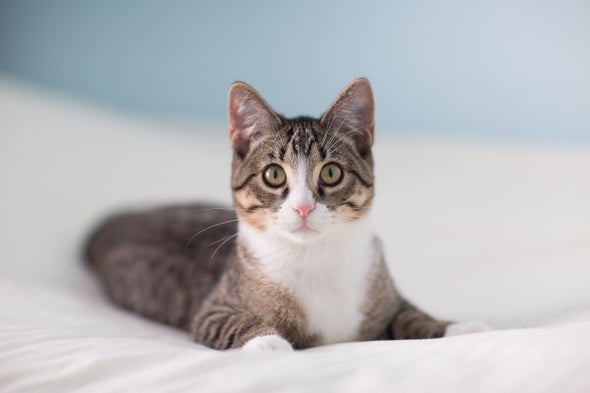
#> input picture images/cat.jpg, 590 x 393 px
$ jupyter execute image_approximation_svd.ipynb   (shell and % lines are left out)
#> lines starting #> are read from the running program, lines starting #| are printed output that depends on the picture
source: https://towardsdatascience.com/understanding-singular-value-decomposition-and-its-application-in-data-science-388a54be95d

[cell 1]
import cv2
import matplotlib.pyplot as plt
import numpy as np
import numpy.linalg as la

##### Reading the Image as grayscale to get rid of the channels

[cell 2]
cat_img = cv2.imread("images/cat.jpg", cv2.IMREAD_GRAYSCALE)
#> cat_img: shape (393, 590); min 1, max 255, mean 183.5

[cell 3]
cat_img.shape
#> Out = (393, 590)

[cell 4]
m, n = cat_img.shape
#> m = 393; n = 590

[cell 5]
plt.imshow(cat_img, cmap='gray')

### Singular Value Decomposition

[cell 6]
U, s, VT = la.svd(cat_img)
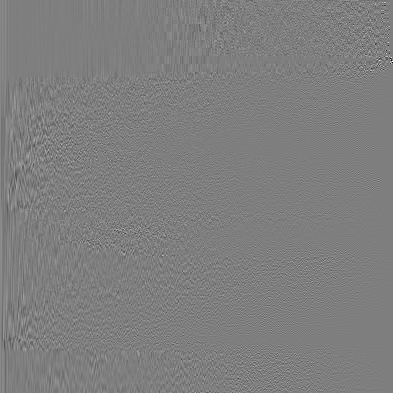
#> U: shape (393, 393) float64; min -0.704, max 0.71, mean 0.000139; drawn with min black and max white
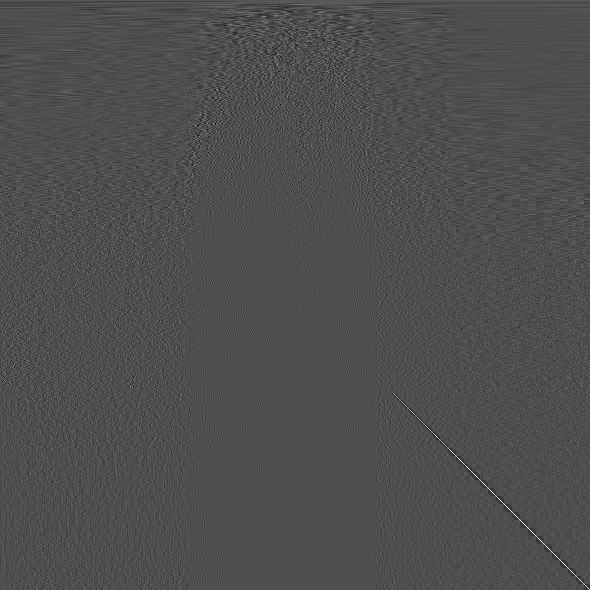
#> VT: shape (590, 590) float64; min -0.36, max 0.807, mean 6.95e-05; drawn with min black and max white
#> s = 393 values, max 89402 at index 0, min 8.85e-12 at index 390, mean 427.1

[cell 7]
print("Left Singular Vectors Matrix: ", U.shape)
#| Left Singular Vectors Matrix:  (393, 393)
print("Singular Values", s.shape)
#| Singular Values (393,)
print("Right Singular Vectors Matrix", VT.shape)
#| Right Singular Vectors Matrix (590, 590)

##### s is a list of singular values. We convert it to an m x n matrix Sigma

[cell 8]
Sigma = np.zeros(shape=(m, n))

[cell 9]
# number of singular values
n_singular_values = s.shape[0]
#> n_singular_values = 393

# filling Sigma with the singular values
Sigma[:n_singular_values, :n_singular_values] = np.diag(s)

#### Approximating the Image using only first K singular values

[cell 10]
k = 20
u_approx = U[:, :k]
sigma_approx = Sigma[:k, :k]
vt_approx = VT[:k, :]
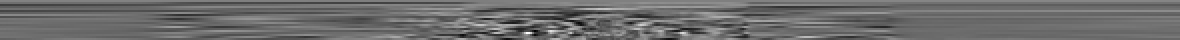
#> vt_approx: shape (20, 590) float64 (shown 2 times larger); min -0.195, max 0.268, mean 0.00205; drawn with min black and max white
uxsigma = np.matmul(u_approx, sigma_approx)
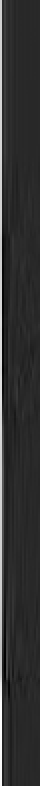
#> uxsigma: shape (393, 20) float64 (shown 2 times larger); min -1050.6, max 5494.9, mean 225.1; drawn with min black and max white
mat_approx = np.matmul(uxsigma, vt_approx)
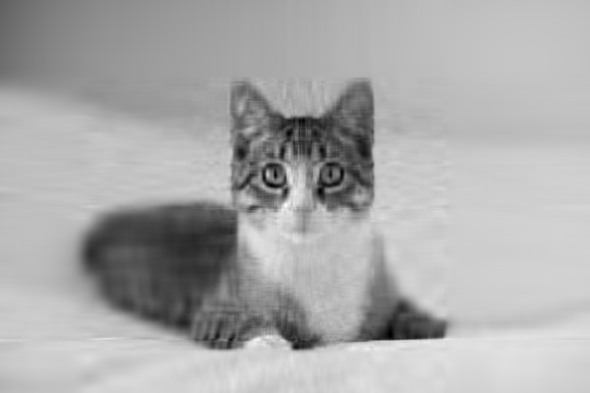
#> mat_approx: shape (393, 590) float64; min 4.66, max 270.9, mean 183.5; drawn with min black and max white

[cell 11]
mat_approx.shape
#> Out = (393, 590)

[cell 12]
fig, axes = plt.subplots(1, 2, figsize=(10,8))
plt.subplots_adjust(wspace=0.3, hspace=0.2)

ax1 = axes[0]
ax2 = axes[1]

ax1.imshow(cat_img, cmap='gray')
ax1.set_title("Original image")

ax2.imshow(mat_approx, cmap='gray')
ax2.set_title("Reconstructed image using the \n first {} singular values".format(k))
plt.show()

#### Visualizing Matrix Components
we know that a Matrix can be decomposed as:
$M = \sigma_{1}\mathbf{{u_{1}}}\mathbf{{v_{1}}}^T + \sigma_{2}\mathbf{{u_{2}}}\mathbf{{v_{2}}}^T + ...$
And each of them can be considered as a 'component' of Matrix along the singular vector. Each of these component has a rank of 1 which means there is only one Independent column and the other columns are a combination of this column. This is evident from the below figure on visualization of components

[cell 13]
fig, axes = plt.subplots(2, 3, figsize=(10,8))
plt.subplots_adjust(wspace=0.3, hspace=0.2)

for i in range(0, 6):
    mat_i = s[i] * U[:,i].reshape(-1,1) @ VT[i,:].reshape(1,-1)
    axes[i // 3, i % 3].imshow(mat_i)
    axes[i // 3, i % 3].set_title("$\sigma_{0}\mathbf{{u_{0}}}\mathbf{{v_{0}}}^T$".format(i+1), fontsize=16)
#> this loop made 6 passes
#> pass 1, `mat_i = s[i] * U[:,i].reshape(-1,1) @ VT[i,:].reshape(1,-1)`:
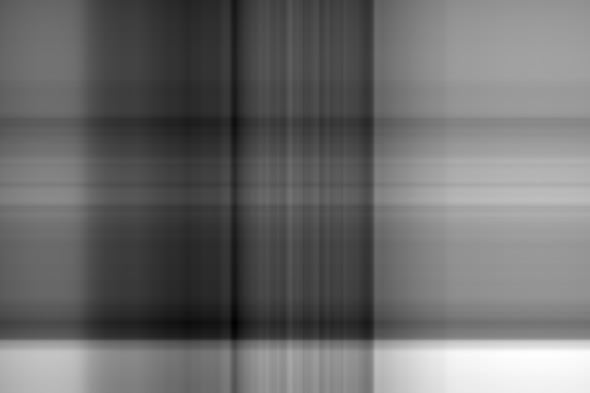
#> mat_i: shape (393, 590) float64; min 123.8, max 264.8, mean 183.6; drawn with min black and max white
#> pass 3, `mat_i = s[i] * U[:,i].reshape(-1,1) @ VT[i,:].reshape(1,-1)`:
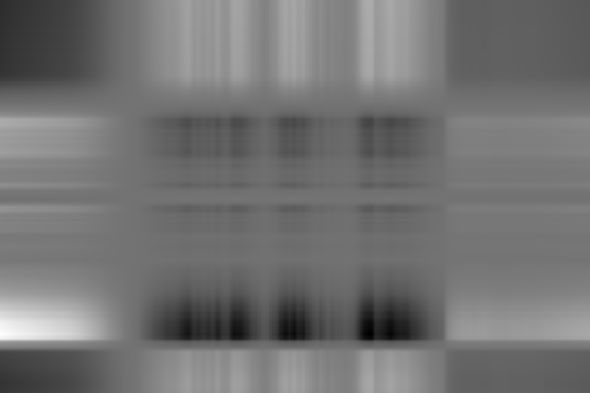
#> mat_i: shape (393, 590) float64; min -70.51, max 85.67, mean 0; drawn with min black and max white

plt.show()
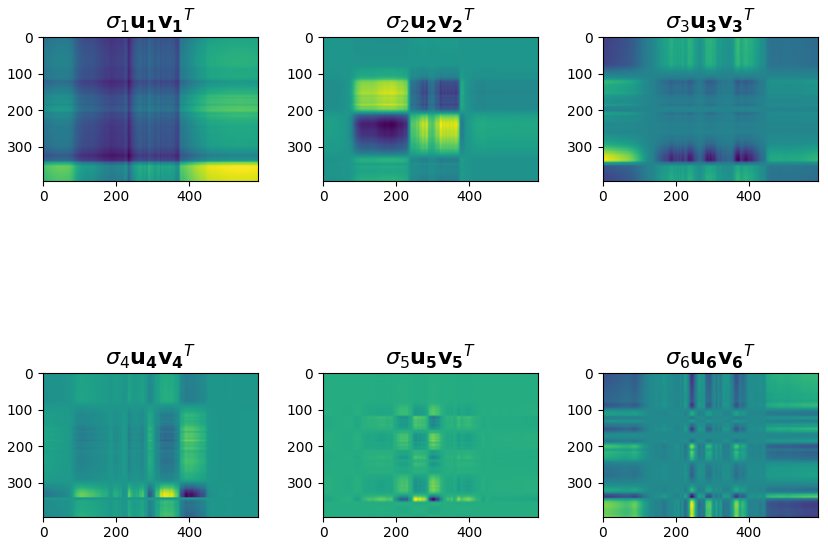
#> figure drawn by matplotlib, 6 panels

#### SVD on a simple Image

[cell 14]
blank_img = np.zeros(shape=(500, 500))

[cell 15]
plt.imshow(blank_img, cmap='gray')

##### Add Rectangle

[cell 16]
blank_img = cv2.rectangle(blank_img, (100, 100), (400, 250), (255, 255, 255), -1)

[cell 17]
plt.imshow(blank_img, cmap='gray')

##### Add Circle

[cell 18]
blank_img = cv2.circle(blank_img, (250, 375), 75, (255, 255, 255), -1)

[cell 19]
plt.imshow(blank_img, cmap='gray')
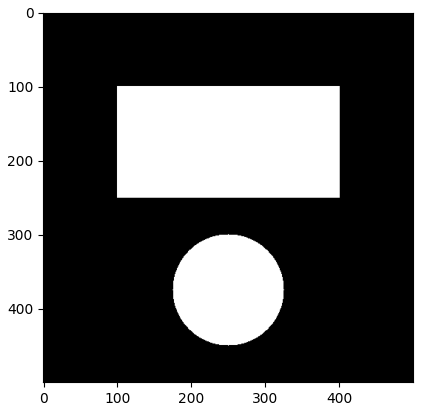
#> figure drawn by matplotlib, 1 panel

[cell 20]
U, s, VT = la.svd(blank_img)

[cell 21]
m, n = blank_img.shape

[cell 22]
Sigma = np.zeros(shape=(m, n))

[cell 23]
n_singular_values = len(s)
Sigma[:n_singular_values, :n_singular_values] = np.diag(s)

[cell 24]
fig, axes = plt.subplots(2, 3, figsize=(10,8))
plt.subplots_adjust(wspace=0.3, hspace=0.2)

for i in range(0, 6):
    mat_i = s[i] * U[:,i].reshape(-1,1) @ VT[i,:].reshape(1,-1)
    axes[i // 3, i % 3].imshow(mat_i)
    axes[i // 3, i % 3].set_title("$\sigma_{0}\mathbf{{u_{0}}}\mathbf{{v_{0}}}^T$".format(i+1), fontsize=16)

plt.show()
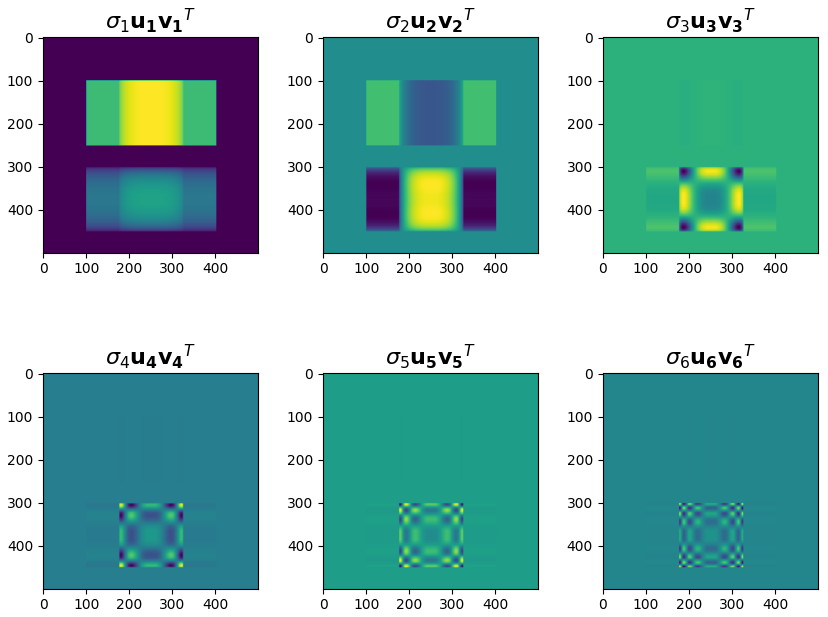
#> figure drawn by matplotlib, 6 panels
